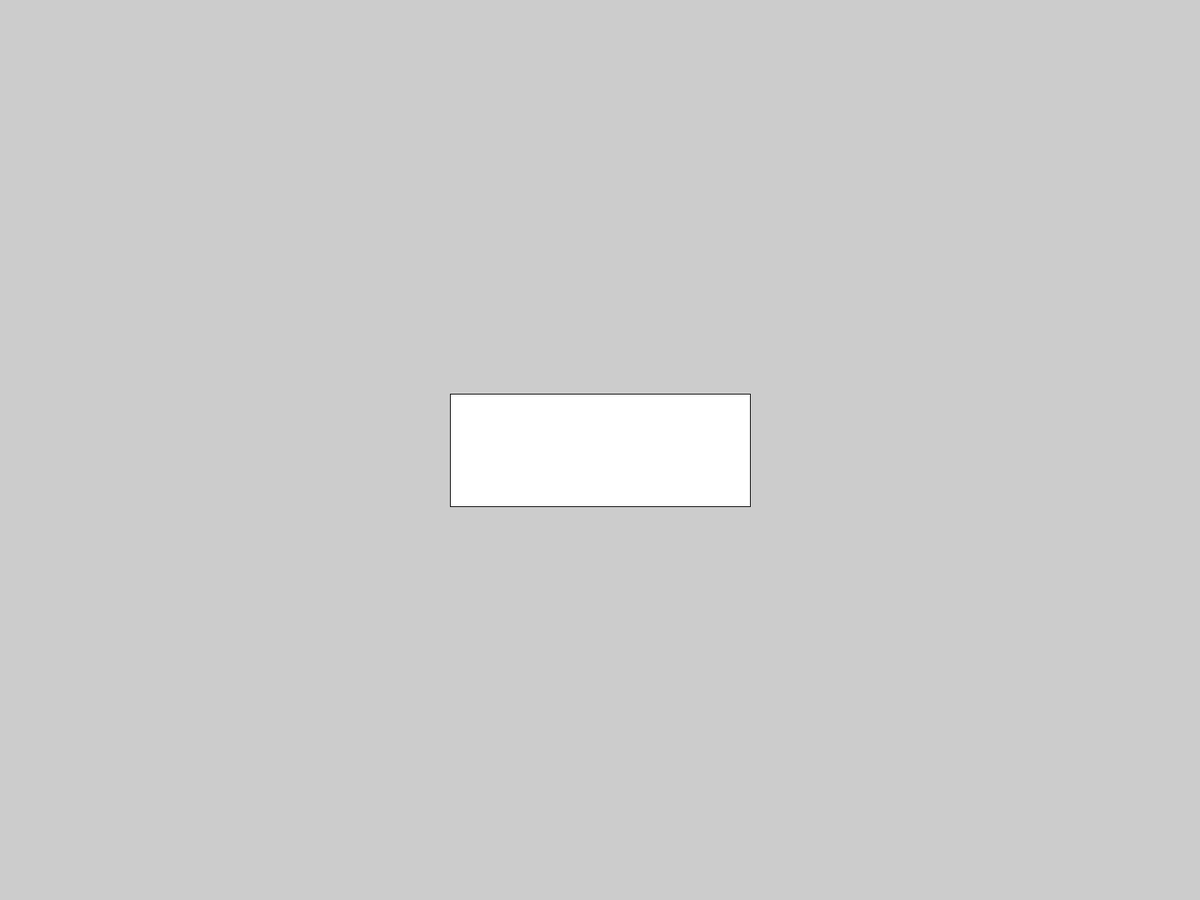
Frame 1 (no input)
Frame 60 (the mouse pressed at the canvas centre just before this capture): identical to frame 1, image omitted
Frame 120 (the mouse held since frame 60 and released just before this capture): identical to frame 1, image omitted

The Processing sketch that drew this single still picture (run headless with seeded random() and noise(); from frame 60 on, the mouse is pressed at the canvas centre):

// Processing sketch: Final_Project
// ── Final_Project.pde
//
// Global Vriable

// Setup
int appHeight;
int appWidth;

// Play
float playButtonX;
float playButtonY;
float playButtonWidth;
float playButtonHeight;

// End Global Variable
//
void setup() {
  // Setup
  fullScreen();
  appHeight = displayHeight;
  appWidth = displayWidth;

  // Play
  playButtonWidth = appWidth / 4;
  playButtonHeight = appHeight / 8;
  playButtonX = appWidth / 2 - playButtonWidth / 2;
  playButtonY = appHeight / 2 - playButtonHeight / 2;

  // Draw
  rect(playButtonX, playButtonY, playButtonWidth, playButtonHeight);
  

  // Template rect(X, Y, Width, Height)
} // End setup()
//
void draw() {
  
} // End draw()
//
void mousePressed() {
  
} // End mousePressed()
//
void keyPressed() {
  
} // End keyPressed()
//
